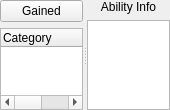
                  <widget class="QWidget" name="scrlAreaRacialInfo">
                   <property name="geometry">
                    <rect>
                     <x>0</x>
                     <y>0</y>
                     <width>170</width>
                     <height>110</height>
                    </rect>
                   </property>
                   <layout class="QVBoxLayout" name="verticalLayout_12">
                    <property name="spacing">
                     <number>0</number>
                    </property>
                    <property name="leftMargin">
                     <number>0</number>
                    </property>
                    <property name="topMargin">
                     <number>0</number>
                    </property>
                    <property name="rightMargin">
                     <number>0</number>
                    </property>
                    <property name="bottomMargin">
                     <number>0</number>
                    </property>
                    <item>
                     <widget class="QSplitter" name="spltRacialBottom">
                      <property name="orientation">
                       <enum>Qt::Horizontal</enum>
                      </property>
                      <widget class="QWidget" name="verticalLayoutWidget_3">
                       <layout class="QGridLayout" name="grdlRacialGained">
                        <item row="0" column="0">
                         <widget class="QPushButton" name="btnRacialGained">
                          <property name="text">
                           <string>Gained</string>
                          </property>
                          <property name="checkable">
                           <bool>true</bool>
                          </property>
                         </widget>
                        </item>
                        <item row="1" column="0">
                         <widget class="QTreeWidget" name="treeRacialGained">
                          <column>
                           <property name="text">
                            <string>Category</string>
                           </property>
                          </column>
                          <column>
                           <property name="text">
                            <string>Total</string>
                           </property>
                          </column>
                          <column>
                           <property name="text">
                            <string>Remaining</string>
                           </property>
                          </column>
                         </widget>
                        </item>
                       </layout>
                      </widget>
                      <widget class="QWidget" name="verticalLayoutWidget_4">
                       <layout class="QVBoxLayout" name="vertlRacialInfo">
                        <item>
                         <widget class="QLabel" name="lblRacialInfo">
                          <property name="font">
                           <font>
                            <pointsize>9</pointsize>
                           </font>
                          </property>
                          <property name="text">
                           <string>Ability Info</string>
                          </property>
                          <property name="alignment">
                           <set>Qt::AlignCenter</set>
                          </property>
                         </widget>
                        </item>
                        <item>
                         <widget class="QTextBrowser" name="txtRacialInfo"/>
                        </item>
                       </layout>
                      </widget>
                     </widget>
                    </item>
                   </layout>
                  </widget>
